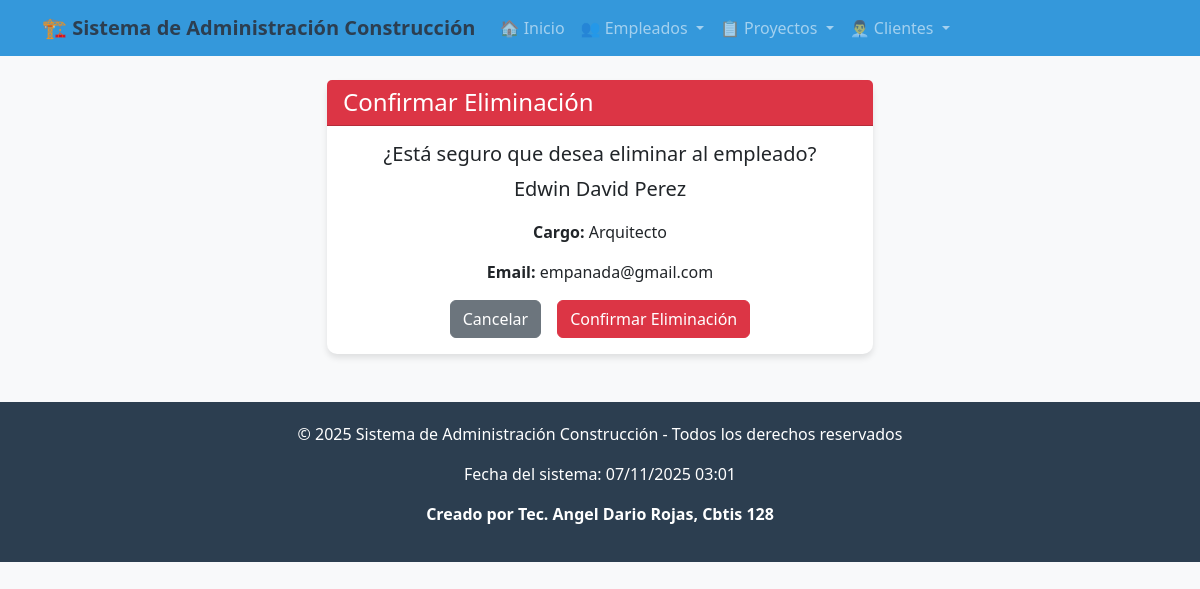
Page /empleado/borrar/1/ on the committed database.
### app_Construccion/models.py (models this page shows, shortened)
class Empleado(models.Model):
    nombre = models.CharField(max_length=100)
    apellido = models.CharField(max_length=100)
    cargo = models.CharField(max_length=100)
    telefono = models.CharField(max_length=20)
    email = models.EmailField(unique=True)
    fecha_contratacion = models.DateField()
    salario = models.DecimalField(max_digits=10, decimal_places=2)

### app_Construccion/views.py (the view)
# urls.py: path('empleado/borrar/<int:empleado_id>/', views.borrar_empleado, name='borrar_empleado'),
def borrar_empleado(request, empleado_id):
    empleado = get_object_or_404(Empleado, id=empleado_id)
    if request.method == 'POST':
        empleado.delete()
        return redirect('ver_empleados')
    return render(request, 'empleados/borrar_empleado.html', {'empleado': empleado})

### app_Construccion/templates/empleados/borrar_empleado.html (shortened to what this page needs)
{% extends 'base.html' %}
{% block content %}
<div class="row justify-content-center">
    <div class="col-md-6">
        <div class="card">
            <div class="card-header bg-danger text-white">
                <h4 class="mb-0">Confirmar Eliminación</h4>
            </div>
            <div class="card-body text-center">
                <h5>¿Está seguro que desea eliminar al empleado?</h5>
                <p class="lead">{{ empleado.nombre }} {{ empleado.apellido }}</p>
                <p><strong>Cargo:</strong> {{ empleado.cargo }}</p>
                <p><strong>Email:</strong> {{ empleado.email }}</p>
                <form method="POST">
                    <div class="d-grid gap-2 d-md-flex justify-content-md-center">
                        <a href="{% url 'ver_empleados' %}" class="btn btn-secondary me-md-2">Cancelar</a>
                        <button type="submit" class="btn btn-danger">Confirmar Eliminación</button>
                    </div>
                </form>
            </div>
        </div>
    </div>
</div>
{% endblock %}

### app_Construccion/templates/base.html (style rules this page uses)
body { background-color: #f8f9fa; font-family: 'Segoe UI', Tahoma, Geneva, Verdana, sans-serif; }
.card { border: none; border-radius: 10px; box-shadow: 0 4px 6px rgba(0,0,0,0.1); }

### rows in the picture
Empleado: nombre "Edwin David", apellido "Perez", cargo "Arquitecto", email "empanada@gmail.com"
